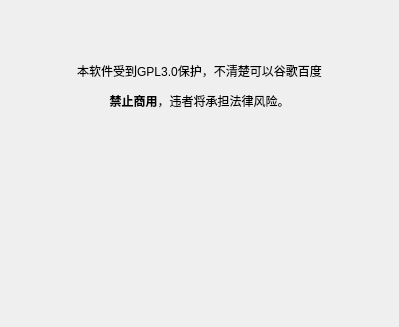
<?xml version="1.0" encoding="UTF-8"?>
<ui version="4.0">
 <class>Dialog</class>
 <widget class="QDialog" name="Dialog">
  <property name="geometry">
   <rect>
    <x>0</x>
    <y>0</y>
    <width>399</width>
    <height>327</height>
   </rect>
  </property>
  <property name="windowTitle">
   <string>关于本软件</string>
  </property>
  <layout class="QVBoxLayout" name="verticalLayout_2">
   <item>
    <layout class="QVBoxLayout" name="verticalLayout">
     <item>
      <widget class="QLabel" name="label">
       <property name="text">
        <string>&lt;html&gt;&lt;head/&gt;&lt;body&gt;&lt;p align=&quot;center&quot;&gt;本软件受到GPL3.0保护，不清楚可以谷歌百度&lt;/p&gt;&lt;p align=&quot;center&quot;&gt;&lt;span style=&quot; font-weight:700;&quot;&gt;禁止商用&lt;/span&gt;，违者将承担法律风险。&lt;/p&gt;&lt;/body&gt;&lt;/html&gt;</string>
       </property>
      </widget>
     </item>
     <item>
      <widget class="QLabel" name="label_2">
       <property name="autoFillBackground">
        <bool>false</bool>
       </property>
       <property name="styleSheet">
        <string notr="true">image: url(:/pic/about.png);</string>
       </property>
       <property name="text">
        <string>&lt;html&gt;&lt;head/&gt;&lt;body&gt;&lt;p&gt;&lt;br/&gt;&lt;/p&gt;&lt;/body&gt;&lt;/html&gt;</string>
       </property>
      </widget>
     </item>
    </layout>
   </item>
  </layout>
 </widget>
 <resources>
  <include location="../gui_resource/app.qrc"/>
 </resources>
 <connections/>
</ui>
